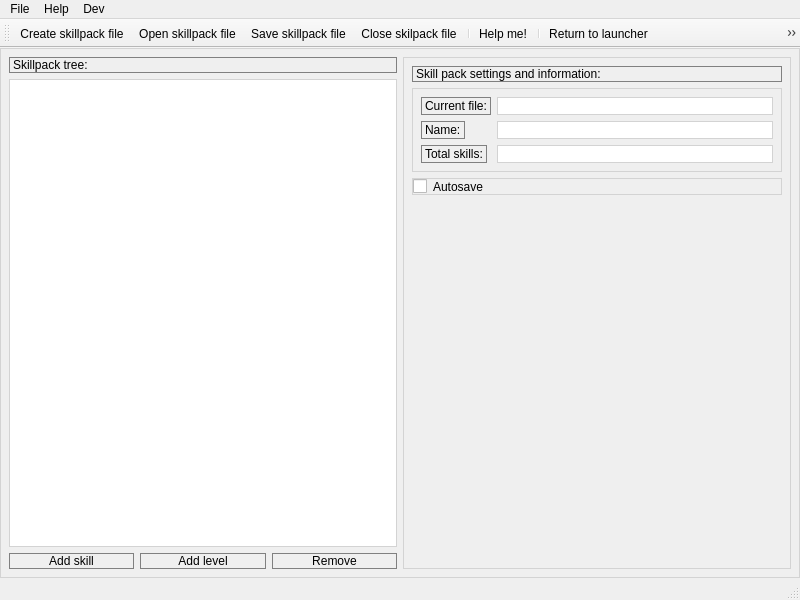
<?xml version="1.0" encoding="UTF-8"?>
<ui version="4.0">
 <class>SkillPackEditor</class>
 <widget class="QMainWindow" name="SkillPackEditor">
  <property name="geometry">
   <rect>
    <x>0</x>
    <y>0</y>
    <width>800</width>
    <height>600</height>
   </rect>
  </property>
  <property name="windowTitle">
   <string>MainWindow</string>
  </property>
  <property name="autoFillBackground">
   <bool>false</bool>
  </property>
  <widget class="QWidget" name="centralwidget">
   <property name="styleSheet">
    <string notr="true">
QPushButton:pressed {color:red}

QWidget { border: 1px solid lightgray}

QLabel {border: 1px solid gray}
QPushButton {border: 1px solid gray}

QPushButton:hover { border-radius:5px; background:lightgreen}
QLabel:hover { border-radius:5px; background:lightgreen}</string>
   </property>
   <layout class="QHBoxLayout" name="horizontalLayout">
    <item>
     <layout class="QVBoxLayout" name="skillPackTree">
      <item>
       <widget class="QLabel" name="skillpakcTreeLabel">
        <property name="text">
         <string>Skillpack tree:</string>
        </property>
       </widget>
      </item>
      <item>
       <widget class="QTreeView" name="tree"/>
      </item>
      <item>
       <layout class="QHBoxLayout" name="skillpackeditorbuttons">
        <item alignment="Qt::AlignTop">
         <widget class="QPushButton" name="AddSkill">
          <property name="text">
           <string>Add skill</string>
          </property>
         </widget>
        </item>
        <item>
         <widget class="QPushButton" name="AddLevel">
          <property name="text">
           <string>Add level</string>
          </property>
         </widget>
        </item>
        <item>
         <widget class="QPushButton" name="remove">
          <property name="text">
           <string>Remove</string>
          </property>
         </widget>
        </item>
       </layout>
      </item>
     </layout>
    </item>
    <item>
     <widget class="QWidget" name="toolsAndDescriptionWidget_2" native="true">
      <layout class="QVBoxLayout" name="toolsAndDescriptionWidget">
       <item>
        <widget class="QLabel" name="SettingsLabel">
         <property name="text">
          <string>Skill pack settings and information:</string>
         </property>
        </widget>
       </item>
       <item>
        <widget class="QWidget" name="tools" native="true">
         <property name="styleSheet">
          <string notr="true"/>
         </property>
         <layout class="QFormLayout" name="formLayout_2">
          <item row="0" column="0">
           <widget class="QLabel" name="currentFileLabel">
            <property name="text">
             <string>Current file:</string>
            </property>
           </widget>
          </item>
          <item row="0" column="1">
           <widget class="QLineEdit" name="currentFileName">
            <property name="enabled">
             <bool>false</bool>
            </property>
            <property name="text">
             <string/>
            </property>
            <property name="readOnly">
             <bool>true</bool>
            </property>
           </widget>
          </item>
          <item row="2" column="0">
           <widget class="QLabel" name="label">
            <property name="text">
             <string>Total skills:</string>
            </property>
           </widget>
          </item>
          <item row="2" column="1">
           <widget class="QLineEdit" name="totalSkills">
            <property name="enabled">
             <bool>false</bool>
            </property>
            <property name="readOnly">
             <bool>true</bool>
            </property>
           </widget>
          </item>
          <item row="1" column="0">
           <widget class="QLabel" name="skillpackNAmeLabel">
            <property name="text">
             <string>Name:</string>
            </property>
           </widget>
          </item>
          <item row="1" column="1">
           <widget class="QLineEdit" name="skillPackName">
            <property name="enabled">
             <bool>true</bool>
            </property>
            <property name="readOnly">
             <bool>true</bool>
            </property>
           </widget>
          </item>
         </layout>
        </widget>
       </item>
       <item>
        <widget class="QCheckBox" name="autoSave">
         <property name="text">
          <string>Autosave</string>
         </property>
        </widget>
       </item>
       <item>
        <spacer name="verticalSpacer">
         <property name="orientation">
          <enum>Qt::Vertical</enum>
         </property>
         <property name="sizeHint" stdset="0">
          <size>
           <width>20</width>
           <height>40</height>
          </size>
         </property>
        </spacer>
       </item>
      </layout>
     </widget>
    </item>
   </layout>
  </widget>
  <widget class="QMenuBar" name="menubar">
   <property name="geometry">
    <rect>
     <x>0</x>
     <y>0</y>
     <width>800</width>
     <height>21</height>
    </rect>
   </property>
   <widget class="QMenu" name="menuFile">
    <property name="title">
     <string>File</string>
    </property>
    <addaction name="actionCreate"/>
    <addaction name="actionOpen"/>
    <addaction name="actionSave"/>
    <addaction name="actionClose"/>
    <addaction name="actionReturn_to_launcher"/>
   </widget>
   <widget class="QMenu" name="menuHelp">
    <property name="title">
     <string>Help</string>
    </property>
    <addaction name="actionHelp_me"/>
   </widget>
   <widget class="QMenu" name="menuDebug">
    <property name="title">
     <string>Dev</string>
    </property>
    <addaction name="actionSet_style"/>
   </widget>
   <addaction name="menuFile"/>
   <addaction name="menuHelp"/>
   <addaction name="menuDebug"/>
  </widget>
  <widget class="QStatusBar" name="statusbar"/>
  <widget class="QToolBar" name="toolBar">
   <property name="windowTitle">
    <string>toolBar</string>
   </property>
   <property name="allowedAreas">
    <set>Qt::AllToolBarAreas</set>
   </property>
   <property name="orientation">
    <enum>Qt::Horizontal</enum>
   </property>
   <attribute name="toolBarArea">
    <enum>TopToolBarArea</enum>
   </attribute>
   <attribute name="toolBarBreak">
    <bool>false</bool>
   </attribute>
   <addaction name="actionCreate"/>
   <addaction name="actionOpen"/>
   <addaction name="actionSave"/>
   <addaction name="actionClose"/>
   <addaction name="separator"/>
   <addaction name="actionHelp_me"/>
   <addaction name="separator"/>
   <addaction name="actionReturn_to_launcher"/>
   <addaction name="actionSet_style"/>
  </widget>
  <action name="actionCreate">
   <property name="icon">
    <iconset resource="../Resources/Resources.qrc">
     <normaloff>:/icons/Icons/CreateSkillPackFile.png</normaloff>:/icons/Icons/CreateSkillPackFile.png</iconset>
   </property>
   <property name="text">
    <string>Create skillpack file</string>
   </property>
  </action>
  <action name="actionOpen">
   <property name="icon">
    <iconset resource="../Resources/Resources.qrc">
     <normaloff>:/icons/Icons/OpenSkillPackFile.png</normaloff>:/icons/Icons/OpenSkillPackFile.png</iconset>
   </property>
   <property name="text">
    <string>Open skillpack file</string>
   </property>
  </action>
  <action name="actionSave">
   <property name="icon">
    <iconset resource="../Resources/Resources.qrc">
     <normaloff>:/icons/Icons/SaveSkillPackFile.png</normaloff>:/icons/Icons/SaveSkillPackFile.png</iconset>
   </property>
   <property name="text">
    <string>Save skillpack file</string>
   </property>
  </action>
  <action name="actionClose">
   <property name="icon">
    <iconset resource="../Resources/Resources.qrc">
     <normaloff>:/icons/Icons/CloseSkillPackFile.png</normaloff>:/icons/Icons/CloseSkillPackFile.png</iconset>
   </property>
   <property name="text">
    <string>Close skilpack file</string>
   </property>
  </action>
  <action name="actionHelp_me">
   <property name="icon">
    <iconset resource="../Resources/Resources.qrc">
     <normaloff>:/icons/Icons/Help.png</normaloff>:/icons/Icons/Help.png</iconset>
   </property>
   <property name="text">
    <string>Help me!</string>
   </property>
  </action>
  <action name="actionReturn_to_launcher">
   <property name="icon">
    <iconset resource="../Resources/Resources.qrc">
     <normaloff>:/icons/Icons/ReturnToLauncher.png</normaloff>:/icons/Icons/ReturnToLauncher.png</iconset>
   </property>
   <property name="text">
    <string>Return to launcher</string>
   </property>
  </action>
  <action name="actionSet_style">
   <property name="icon">
    <iconset resource="../Resources/Resources.qrc">
     <normaloff>:/icons/Icons/SetStyle.png</normaloff>:/icons/Icons/SetStyle.png</iconset>
   </property>
   <property name="text">
    <string>Set style (Developers only)</string>
   </property>
  </action>
 </widget>
 <resources>
  <include location="../Resources/Resources.qrc"/>
 </resources>
 <connections/>
</ui>
